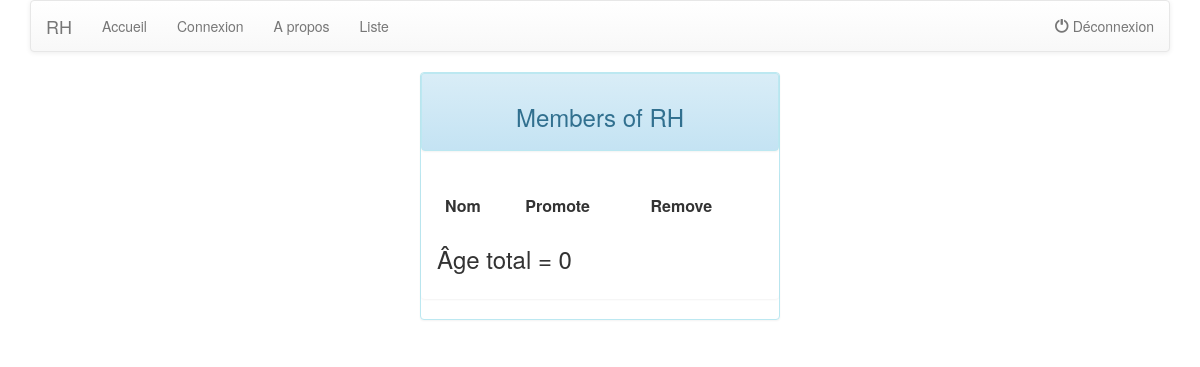
The app's page /listUsers, older data.
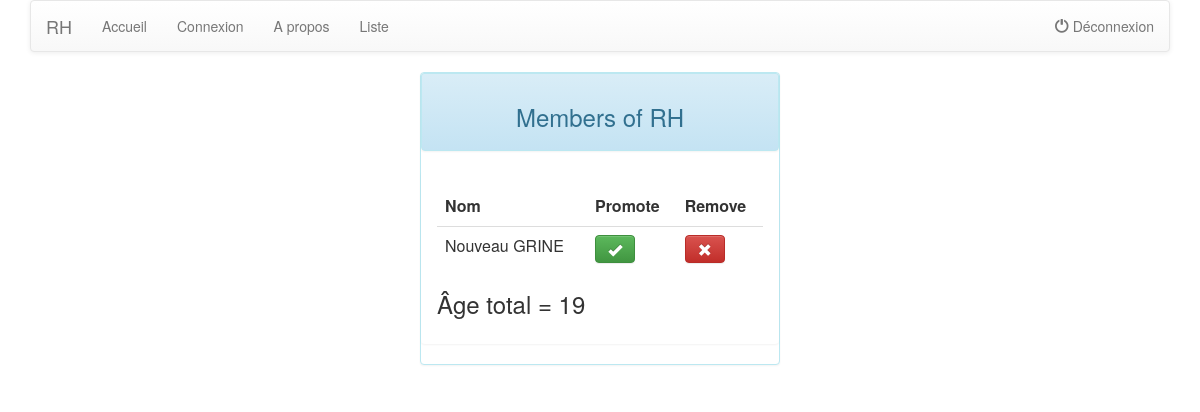
The same page, newer data.
### qa/models.py (models this page shows)
class Qa(models.Model):
    first = models.CharField(max_length=200)
    last = models.CharField(max_length=200)
    email = models.EmailField(max_length=100, default="")
    password = models.CharField(max_length=100, default="")
    age = models.IntegerField(max_length=3)

### qa/views.py (the view)
# urls.py: url(r'^listUsers', views.listUsers, name='listUsers'),
def listUsers(request):
    users = Qa.objects.all().order_by('id')
    total_age = 0
    for user in users:
        total_age = total_age + user.age
    context = {'users':users, 'total_age':total_age}
    return render(request, 'qa.html', context )

### qa/templates/qa.html
{% extends "base.html" %}
{% block content %}
<div class="panel panel-info">
	<div style="text-align: center" class="panel panel-heading">
		<h3>Members of RH</h3>
	</div>
	<div class="panel panel-body">
<table class="table table-hover">
<tr><th>Nom</th><th>Promote</th><th>Remove</th></tr>
	{% for user in users %}
    <tr>
    <td>
    {{ user.first }} {{ user.last }}</td>
    <td>
    <button class="btn btn-success"><span class="glyphicon glyphicon-ok"></span></button></td>
    <td>
    <button class="btn btn-danger"><span class="glyphicon glyphicon-remove"></span></button>
    </td></tr>
    {% endfor %}
</table>
<h3> Âge total =  {{ total_age }} </h3>
</div>
</div>
{% endblock %}

### qa/templates/base.html (shortened to what this page needs)
<html>
<head>
	<link rel="stylesheet" href="//maxcdn.bootstrapcdn.com/bootstrap/3.2.0/css/bootstrap.min.css">
    <link rel="stylesheet" href="//maxcdn.bootstrapcdn.com/bootstrap/3.2.0/css/bootstrap-theme.min.css">
</head>
<body>
  <div class="container">
  	<nav class="navbar navbar-default">
    		<div class="container-fluid">
    			<div class="navbar-header">
    				 <a class="navbar-brand" href="#">RH</a>
    			</div>
      		<ul class="nav navbar-nav">
      			<li><a href="/login">Accueil</a></li>
      			<li><a href="/login">Connexion</li></a>
      			<li><a href="/login">A propos</li></a>
            <li><a href="/listUsers">Liste</li></a>
      		</ul>
          <ul  class="nav navbar-nav navbar-right">
            <li>
              <a href="/login"><div>
              <span class="glyphicon glyphicon-off" aria-hidden="true"></span> Déconnexion</div>
              </a>
            </li>
          </ul>
    		</div>
  	</nav>
    <div>
<div class="row">
<div class="col-sm-4"></div>
<div class="col-sm-4">
      {% block content %}
      {% endblock %}
</div>
<div class="col-sm-4"></div>
    </div>
  </div>
</body>
</html>

Row changes from the older to the newer data that the page shows:
added Qa: first "Nouveau", last "GRINE"
Text that changed along with them:
{{ total_age }}: "0" → "19"
